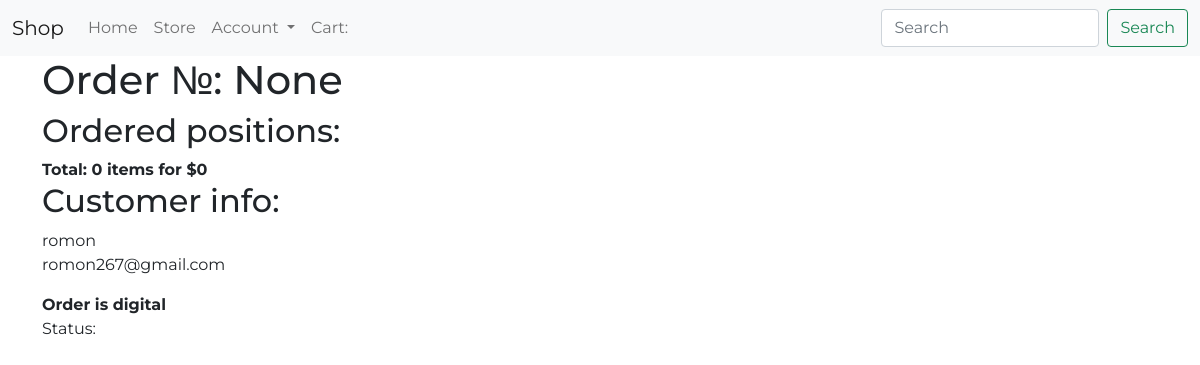
Before: /dashboard/order_detail/16/ (signed in) with the older database file.
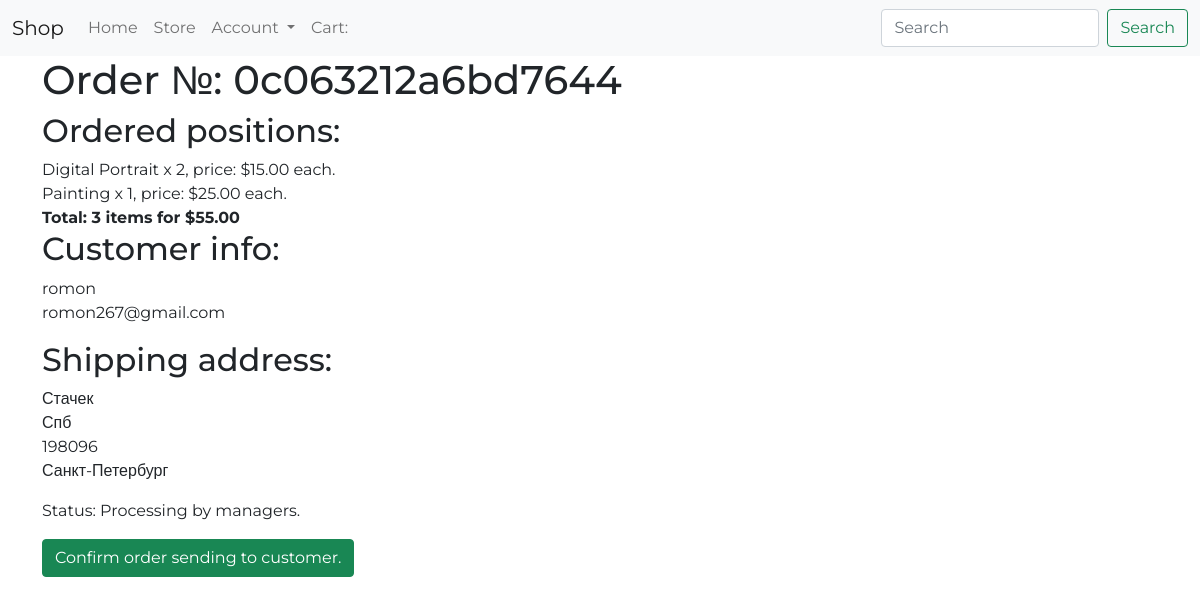
After: the same page with the newer database file.
### store/models.py (models this page shows, shortened)
class Order(models.Model):
    customer = models.ForeignKey(Customer, on_delete=models.SET_NULL, blank=True, null=True)
    date_ordered = models.DateTimeField(auto_now_add=True)
    complete = models.BooleanField(default=False, null=True, blank=False)
    status = models.CharField(max_length=20, default='', null=True, blank=True)
    transaction_id = models.CharField(max_length=200, null=True)
    @property
    def get_cart_total(self):
        orderitems = self.orderitem_set.all()
        total = sum([item.get_total for item in orderitems]) # generator for calculating cart total value
        return total
    @property
    def get_cart_items(self):
        orderitems = self.orderitem_set.all()
        total = sum([item.quantity for item in orderitems])
        return total

class Customer(models.Model):
    user = OneToOneField(User, on_delete=models.CASCADE, null=True, blank=True)
    name = models.CharField(max_length=200, null=True, blank=True)
    email = models.EmailField(max_length=200, null=True, blank=True)

class OrderItem(models.Model):
    product = models.ForeignKey(Product, on_delete=models.SET_NULL, blank=True, null=True)
    order = models.ForeignKey(Order, on_delete=models.SET_NULL, blank=True, null=True)
    quantity = models.IntegerField(default=0, null=True,blank=True)
    date_added = models.DateTimeField(auto_now_add=True)
    @property
    def get_total(self):
        total = self.product.price * self.quantity
        return total

class Product(models.Model):
    name = models.CharField(max_length=200)
    description = models.CharField(max_length=400, null=True)
    price = models.DecimalField(max_digits=8, decimal_places=2)
    digital = models.BooleanField(default=False, null=True, blank=False)
    image = models.ImageField(null = True, blank=True)

class ShippingAddress(models.Model):
    customer = models.ForeignKey(Customer, on_delete=models.SET_NULL, blank=True, null=True)
    order = models.ForeignKey(Order, on_delete=models.SET_NULL, blank=True, null=True)
    address = models.CharField(max_length=200, null=True, blank = True)
    city = models.CharField(max_length=200, null=True, blank = True)
    zipcode = models.CharField(max_length=200, null=True, blank = True)
    state = models.CharField(max_length=200, null=True, blank = True)
    date_added = models.DateTimeField(auto_now_add=True, blank = True)

### dashboard/views.py (the view)
# urls.py: path('order_detail/<int:pk>/', dashboard_views.order_detail, name='order-detail'),
@user_passes_test(lambda u: u.is_staff)
def order_detail(request, pk):
    order = Order.objects.get(pk=pk)
    items = order.orderitem_set.all()
    try:
        shipping_address = ShippingAddress.objects.get(order=order)
        context = {
        'order': order,
        'items': items,
        'shipping_address': shipping_address
    }
    except:
        context = {
        'order': order,
        'items': items
    }
    return render(request, 'dashboard/order_detail.html', context)

### dashboard/templates/dashboard/order_detail.html
{% extends 'store/base.html' %}
{% block content %}
<div class="container">
    <h1>Order №: {{order.transaction_id}}</h1>
    <h2>Ordered positions:</h2>
    {% for item in items %}
        {{item.product.name}} x {{item.quantity}}, price: ${{item.product.price}} each.<br>
    {% endfor %}
    <text class="fw-bold">Total: {{order.get_cart_items}} items for ${{order.get_cart_total}}</text>
    <h2>Customer info:</h2>
    <p>{{order.customer.name}}<br>{{order.customer.email}}</p>
    {% if shipping_address %}
        <h2>Shipping address:</h2>
        <p>{{shipping_address.address}}<br>{{shipping_address.city}}<br>
        {{shipping_address.zipcode}}<br>{{shipping_address.state}}<br></p>
    {% else %}
        <text class="fw-bold">Order is digital</text>
    {% endif %}
    <p>Status: {{order.status}}</p>
    {% if order.status == 'Processing by managers.' %}
        <p><a class="btn btn-success" href="{% url 'order-confirm' order.pk%}">Confirm order sending to customer.</a></p>
    {% endif %}
</div>
{% endblock %}

### store/templates/store/base.html (shortened to what this page needs)
{%load static%}
<!DOCTYPE html>
<html lang="en">
  <head>
    <link
      href="https://cdn.jsdelivr.net/npm/bootstrap@5.0.0-beta1/dist/css/bootstrap.min.css"
      rel="stylesheet"
    />
    <link rel="stylesheet" href="https://cdn.jsdelivr.net/npm/bootstrap-icons@1.3.0/font/bootstrap-icons.css">
    <link rel="stylesheet" type="text/css" href="{% static 'css/main.css' %}">
  </head>
  <body>
    {% include 'store/navbar.html' %}
    {%block content%}
    {%endblock%}
  </body>
</html>

### store/templates/store/navbar.html (shortened to what this page needs)
<nav class="navbar navbar-expand-lg navbar-light bg-light">
  <div class="container-fluid">
    <a class="navbar-brand" href="{%url 'home'%}">Shop</a>
    <div class="collapse navbar-collapse" id="navbarSupportedContent">
      <ul class="navbar-nav me-auto mb-2 mb-lg-0">
        <li class="nav-item">
          <a class="nav-link" href="{%url 'home'%}">Home</a>
        </li>
        <li class="nav-item">
          <a class="nav-link" href="{%url 'store'%}">Store</a>
        </li>
        <li class="nav-item dropdown">
          <a class="nav-link dropdown-toggle" href="#" id="navbarDropdown" role="button" data-bs-toggle="dropdown" aria-expanded="false">
            Account
          </a>
        </li>
        <li class="nav-item">
          <a class="nav-link" href="{%url 'cart'%}">Cart:{{cart_items}}</a>
        </li>
      </ul>
      <form class="d-flex">
        <input class="form-control me-2" type="search" placeholder="Search" aria-label="Search">
        <button class="btn btn-outline-success" type="submit">Search</button>
      </form>
    </div>
  </div>
</nav>

### store/static/css/main.css (style rules this page uses)
body { font-family: 'Montserrat', sans-serif; }

Changed rows visible on the page:
changed Order "romon": transaction_id "None" → "0c063212a6bd7644"; get_cart_items "0" → "3"; get_cart_total "0" → "55.00"; status (not shown) → "Processing by managers."
added OrderItem: product.name "Digital Portrait", quantity "2", product.price "15.00"
added OrderItem: product.name "Painting", quantity "1", product.price "25.00"
added ShippingAddress: address "Стачек", city "Спб", zipcode "198096", state "Санкт-Петербург"
Other visible differences:
text no longer shown: "Order is digital"
text now shown: "Shipping address: Confirm order sending to customer."
